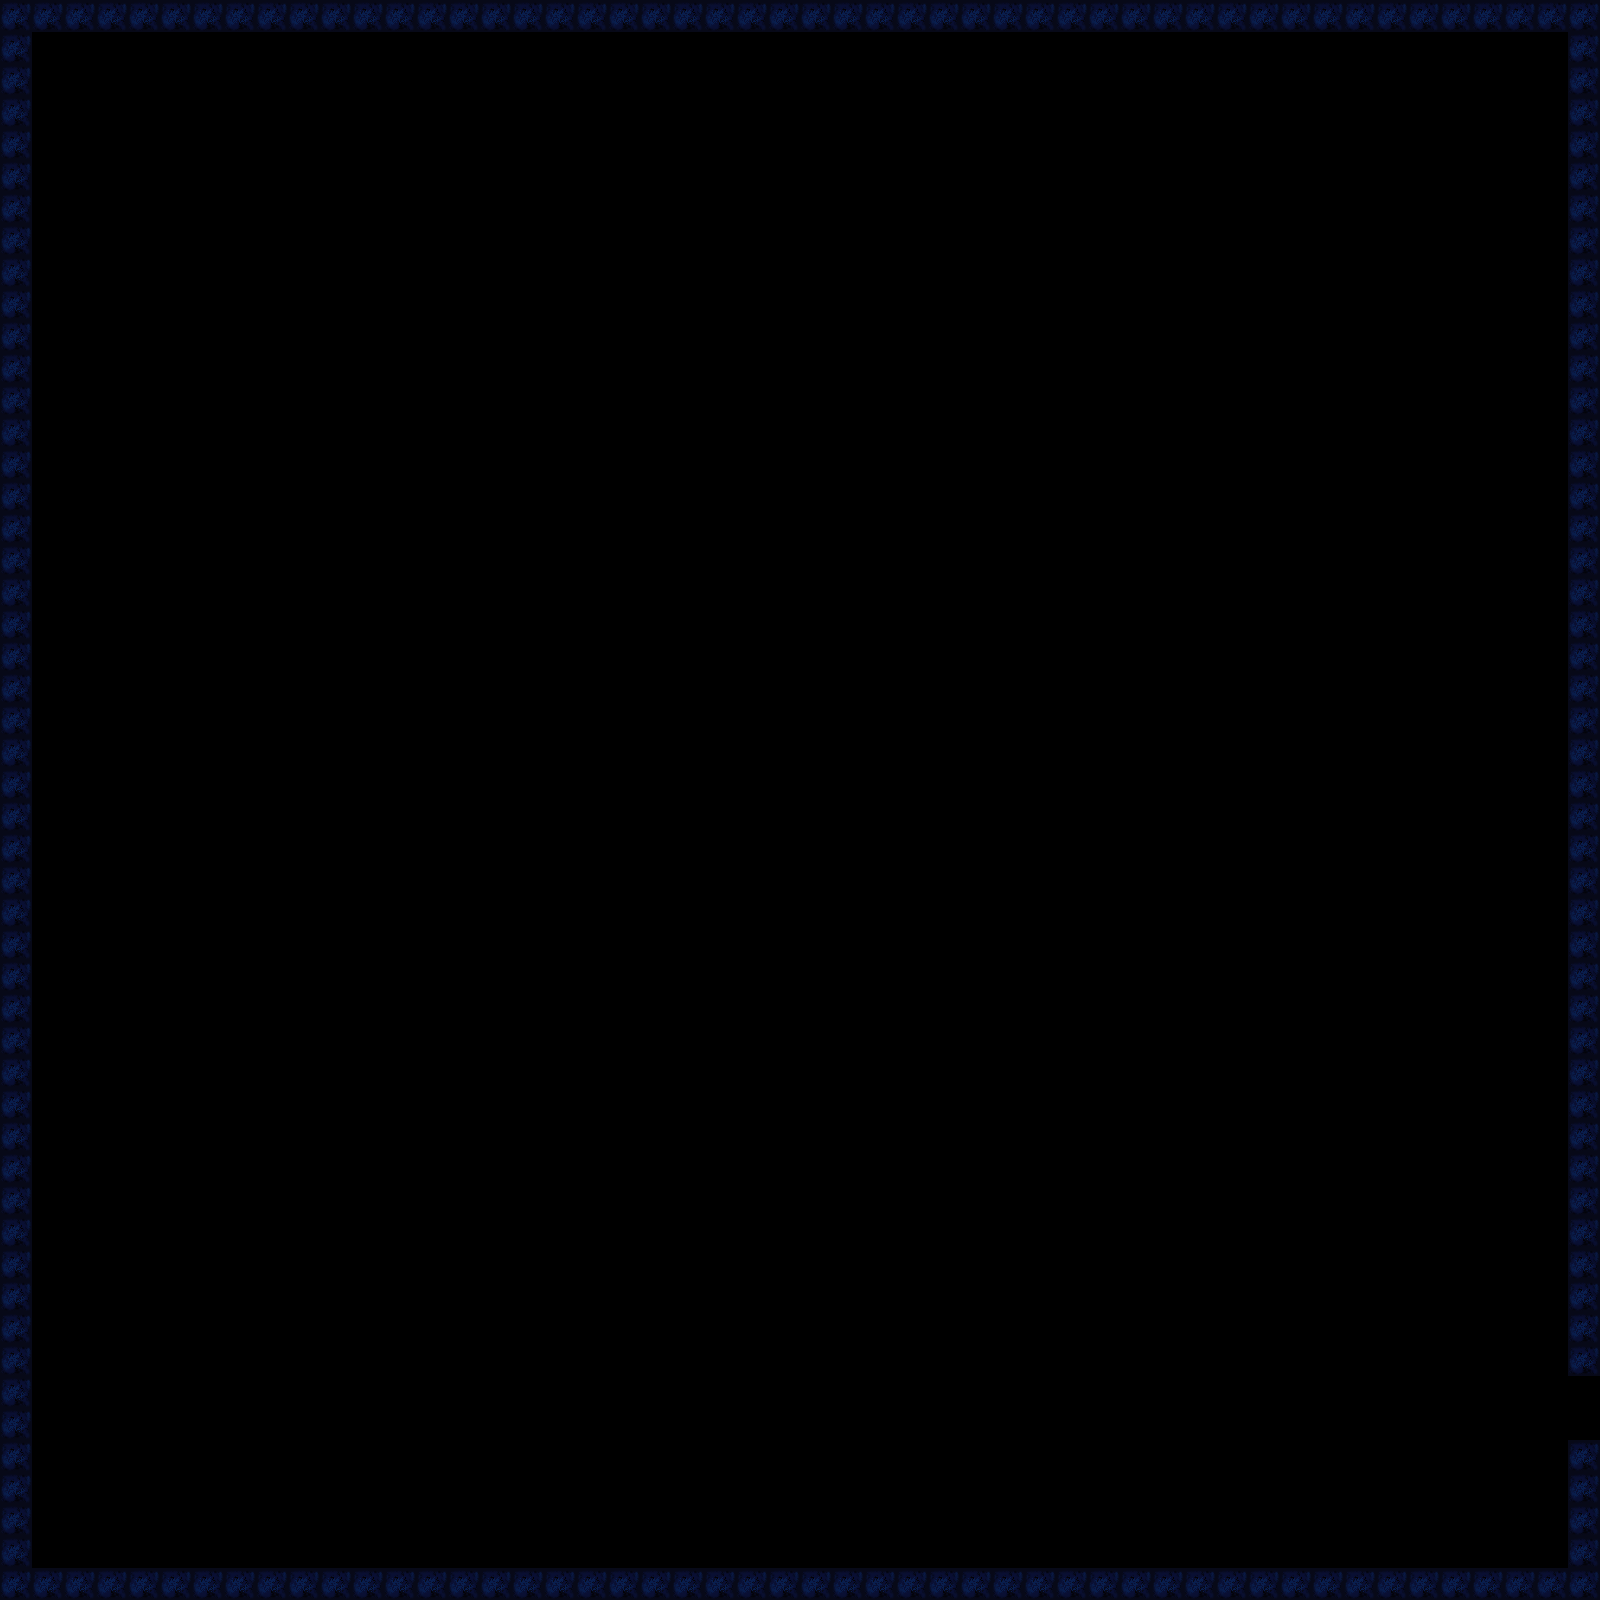

Below is a game level as drawn by its tile map, then a one-line description and the .tmx file that defines it, in full:
An orthogonal 50x50 tile map with 32x32 px tiles, 1 tile layer (Ground) and 6 objects (Pirahna, multiPirahna, spikePirahna, urchin, Lever, ...).

<map version="1.10" tiledversion="1.10.2" orientation="orthogonal" renderorder="right-down" width="50" height="50" tilewidth="32" tileheight="32" infinite="0" nextlayerid="3" nextobjectid="29">
 <editorsettings>
  <export target="../maps/prototype.tmj" format="json" />
 </editorsettings>
 <tileset firstgid="1" name="AquaTile" tilewidth="32" tileheight="32" tilecount="1" columns="1">
  <image source="../sampleTile.png" width="32" height="32" />
  <tile id="0">
   <properties>
    <property name="collides" type="bool" value="true" />
   </properties>
  </tile>
 </tileset>
 <layer id="1" name="Ground" width="50" height="50">
  <data encoding="csv">
1,1,1,1,1,1,1,1,1,1,1,1,1,1,1,1,1,1,1,1,1,1,1,1,1,1,1,1,1,1,1,1,1,1,1,1,1,1,1,1,1,1,1,1,1,1,1,1,1,1,
1,0,0,0,0,0,0,0,0,0,0,0,0,0,0,0,0,0,0,0,0,0,0,0,0,0,0,0,0,0,0,0,0,0,0,0,0,0,0,0,0,0,0,0,0,0,0,0,0,1,
1,0,0,0,0,0,0,0,0,0,0,0,0,0,0,0,0,0,0,0,0,0,0,0,0,0,0,0,0,0,0,0,0,0,0,0,0,0,0,0,0,0,0,0,0,0,0,0,0,1,
1,0,0,0,0,0,0,0,0,0,0,0,0,0,0,0,0,0,0,0,0,0,0,0,0,0,0,0,0,0,0,0,0,0,0,0,0,0,0,0,0,0,0,0,0,0,0,0,0,1,
1,0,0,0,0,0,0,0,0,0,0,0,0,0,0,0,0,0,0,0,0,0,0,0,0,0,0,0,0,0,0,0,0,0,0,0,0,0,0,0,0,0,0,0,0,0,0,0,0,1,
1,0,0,0,0,0,0,0,0,0,0,0,0,0,0,0,0,0,0,0,0,0,0,0,0,0,0,0,0,0,0,0,0,0,0,0,0,0,0,0,0,0,0,0,0,0,0,0,0,1,
1,0,0,0,0,0,0,0,0,0,0,0,0,0,0,0,0,0,0,0,0,0,0,0,0,0,0,0,0,0,0,0,0,0,0,0,0,0,0,0,0,0,0,0,0,0,0,0,0,1,
1,0,0,0,0,0,0,0,0,0,0,0,0,0,0,0,0,0,0,0,0,0,0,0,0,0,0,0,0,0,0,0,0,0,0,0,0,0,0,0,0,0,0,0,0,0,0,0,0,1,
1,0,0,0,0,0,0,0,0,0,0,0,0,0,0,0,0,0,0,0,0,0,0,0,0,0,0,0,0,0,0,0,0,0,0,0,0,0,0,0,0,0,0,0,0,0,0,0,0,1,
1,0,0,0,0,0,0,0,0,0,0,0,0,0,0,0,0,0,0,0,0,0,0,0,0,0,0,0,0,0,0,0,0,0,0,0,0,0,0,0,0,0,0,0,0,0,0,0,0,1,
1,0,0,0,0,0,0,0,0,0,0,0,0,0,0,0,0,0,0,0,0,0,0,0,0,0,0,0,0,0,0,0,0,0,0,0,0,0,0,0,0,0,0,0,0,0,0,0,0,1,
1,0,0,0,0,0,0,0,0,0,0,0,0,0,0,0,0,0,0,0,0,0,0,0,0,0,0,0,0,0,0,0,0,0,0,0,0,0,0,0,0,0,0,0,0,0,0,0,0,1,
1,0,0,0,0,0,0,0,0,0,0,0,0,0,0,0,0,0,0,0,0,0,0,0,0,0,0,0,0,0,0,0,0,0,0,0,0,0,0,0,0,0,0,0,0,0,0,0,0,1,
1,0,0,0,0,0,0,0,0,0,0,0,0,0,0,0,0,0,0,0,0,0,0,0,0,0,0,0,0,0,0,0,0,0,0,0,0,0,0,0,0,0,0,0,0,0,0,0,0,1,
1,0,0,0,0,0,0,0,0,0,0,0,0,0,0,0,0,0,0,0,0,0,0,0,0,0,0,0,0,0,0,0,0,0,0,0,0,0,0,0,0,0,0,0,0,0,0,0,0,1,
1,0,0,0,0,0,0,0,0,0,0,0,0,0,0,0,0,0,0,0,0,0,0,0,0,0,0,0,0,0,0,0,0,0,0,0,0,0,0,0,0,0,0,0,0,0,0,0,0,1,
1,0,0,0,0,0,0,0,0,0,0,0,0,0,0,0,0,0,0,0,0,0,0,0,0,0,0,0,0,0,0,0,0,0,0,0,0,0,0,0,0,0,0,0,0,0,0,0,0,1,
1,0,0,0,0,0,0,0,0,0,0,0,0,0,0,0,0,0,0,0,0,0,0,0,0,0,0,0,0,0,0,0,0,0,0,0,0,0,0,0,0,0,0,0,0,0,0,0,0,1,
1,0,0,0,0,0,0,0,0,0,0,0,0,0,0,0,0,0,0,0,0,0,0,0,0,0,0,0,0,0,0,0,0,0,0,0,0,0,0,0,0,0,0,0,0,0,0,0,0,1,
1,0,0,0,0,0,0,0,0,0,0,0,0,0,0,0,0,0,0,0,0,0,0,0,0,0,0,0,0,0,0,0,0,0,0,0,0,0,0,0,0,0,0,0,0,0,0,0,0,1,
1,0,0,0,0,0,0,0,0,0,0,0,0,0,0,0,0,0,0,0,0,0,0,0,0,0,0,0,0,0,0,0,0,0,0,0,0,0,0,0,0,0,0,0,0,0,0,0,0,1,
1,0,0,0,0,0,0,0,0,0,0,0,0,0,0,0,0,0,0,0,0,0,0,0,0,0,0,0,0,0,0,0,0,0,0,0,0,0,0,0,0,0,0,0,0,0,0,0,0,1,
1,0,0,0,0,0,0,0,0,0,0,0,0,0,0,0,0,0,0,0,0,0,0,0,0,0,0,0,0,0,0,0,0,0,0,0,0,0,0,0,0,0,0,0,0,0,0,0,0,1,
1,0,0,0,0,0,0,0,0,0,0,0,0,0,0,0,0,0,0,0,0,0,0,0,0,0,0,0,0,0,0,0,0,0,0,0,0,0,0,0,0,0,0,0,0,0,0,0,0,1,
1,0,0,0,0,0,0,0,0,0,0,0,0,0,0,0,0,0,0,0,0,0,0,0,0,0,0,0,0,0,0,0,0,0,0,0,0,0,0,0,0,0,0,0,0,0,0,0,0,1,
1,0,0,0,0,0,0,0,0,0,0,0,0,0,0,0,0,0,0,0,0,0,0,0,0,0,0,0,0,0,0,0,0,0,0,0,0,0,0,0,0,0,0,0,0,0,0,0,0,1,
1,0,0,0,0,0,0,0,0,0,0,0,0,0,0,0,0,0,0,0,0,0,0,0,0,0,0,0,0,0,0,0,0,0,0,0,0,0,0,0,0,0,0,0,0,0,0,0,0,1,
1,0,0,0,0,0,0,0,0,0,0,0,0,0,0,0,0,0,0,0,0,0,0,0,0,0,0,0,0,0,0,0,0,0,0,0,0,0,0,0,0,0,0,0,0,0,0,0,0,1,
1,0,0,0,0,0,0,0,0,0,0,0,0,0,0,0,0,0,0,0,0,0,0,0,0,0,0,0,0,0,0,0,0,0,0,0,0,0,0,0,0,0,0,0,0,0,0,0,0,1,
1,0,0,0,0,0,0,0,0,0,0,0,0,0,0,0,0,0,0,0,0,0,0,0,0,0,0,0,0,0,0,0,0,0,0,0,0,0,0,0,0,0,0,0,0,0,0,0,0,1,
1,0,0,0,0,0,0,0,0,0,0,0,0,0,0,0,0,0,0,0,0,0,0,0,0,0,0,0,0,0,0,0,0,0,0,0,0,0,0,0,0,0,0,0,0,0,0,0,0,1,
1,0,0,0,0,0,0,0,0,0,0,0,0,0,0,0,0,0,0,0,0,0,0,0,0,0,0,0,0,0,0,0,0,0,0,0,0,0,0,0,0,0,0,0,0,0,0,0,0,1,
1,0,0,0,0,0,0,0,0,0,0,0,0,0,0,0,0,0,0,0,0,0,0,0,0,0,0,0,0,0,0,0,0,0,0,0,0,0,0,0,0,0,0,0,0,0,0,0,0,1,
1,0,0,0,0,0,0,0,0,0,0,0,0,0,0,0,0,0,0,0,0,0,0,0,0,0,0,0,0,0,0,0,0,0,0,0,0,0,0,0,0,0,0,0,0,0,0,0,0,1,
1,0,0,0,0,0,0,0,0,0,0,0,0,0,0,0,0,0,0,0,0,0,0,0,0,0,0,0,0,0,0,0,0,0,0,0,0,0,0,0,0,0,0,0,0,0,0,0,0,1,
1,0,0,0,0,0,0,0,0,0,0,0,0,0,0,0,0,0,0,0,0,0,0,0,0,0,0,0,0,0,0,0,0,0,0,0,0,0,0,0,0,0,0,0,0,0,0,0,0,1,
1,0,0,0,0,0,0,0,0,0,0,0,0,0,0,0,0,0,0,0,0,0,0,0,0,0,0,0,0,0,0,0,0,0,0,0,0,0,0,0,0,0,0,0,0,0,0,0,0,1,
1,0,0,0,0,0,0,0,0,0,0,0,0,0,0,0,0,0,0,0,0,0,0,0,0,0,0,0,0,0,0,0,0,0,0,0,0,0,0,0,0,0,0,0,0,0,0,0,0,1,
1,0,0,0,0,0,0,0,0,0,0,0,0,0,0,0,0,0,0,0,0,0,0,0,0,0,0,0,0,0,0,0,0,0,0,0,0,0,0,0,0,0,0,0,0,0,0,0,0,1,
1,0,0,0,0,0,0,0,0,0,0,0,0,0,0,0,0,0,0,0,0,0,0,0,0,0,0,0,0,0,0,0,0,0,0,0,0,0,0,0,0,0,0,0,0,0,0,0,0,1,
1,0,0,0,0,0,0,0,0,0,0,0,0,0,0,0,0,0,0,0,0,0,0,0,0,0,0,0,0,0,0,0,0,0,0,0,0,0,0,0,0,0,0,0,0,0,0,0,0,1,
1,0,0,0,0,0,0,0,0,0,0,0,0,0,0,0,0,0,0,0,0,0,0,0,0,0,0,0,0,0,0,0,0,0,0,0,0,0,0,0,0,0,0,0,0,0,0,0,0,1,
1,0,0,0,0,0,0,0,0,0,0,0,0,0,0,0,0,0,0,0,0,0,0,0,0,0,0,0,0,0,0,0,0,0,0,0,0,0,0,0,0,0,0,0,0,0,0,0,0,1,
1,0,0,0,0,0,0,0,0,0,0,0,0,0,0,0,0,0,0,0,0,0,0,0,0,0,0,0,0,0,0,0,0,0,0,0,0,0,0,0,0,0,0,0,0,0,0,0,0,0,
1,0,0,0,0,0,0,0,0,0,0,0,0,0,0,0,0,0,0,0,0,0,0,0,0,0,0,0,0,0,0,0,0,0,0,0,0,0,0,0,0,0,0,0,0,0,0,0,0,0,
1,0,0,0,0,0,0,0,0,0,0,0,0,0,0,0,0,0,0,0,0,0,0,0,0,0,0,0,0,0,0,0,0,0,0,0,0,0,0,0,0,0,0,0,0,0,0,0,0,1,
1,0,0,0,0,0,0,0,0,0,0,0,0,0,0,0,0,0,0,0,0,0,0,0,0,0,0,0,0,0,0,0,0,0,0,0,0,0,0,0,0,0,0,0,0,0,0,0,0,1,
1,0,0,0,0,0,0,0,0,0,0,0,0,0,0,0,0,0,0,0,0,0,0,0,0,0,0,0,0,0,0,0,0,0,0,0,0,0,0,0,0,0,0,0,0,0,0,0,0,1,
1,0,0,0,0,0,0,0,0,0,0,0,0,0,0,0,0,0,0,0,0,0,0,0,0,0,0,0,0,0,0,0,0,0,0,0,0,0,0,0,0,0,0,0,0,0,0,0,0,1,
1,1,1,1,1,1,1,1,1,1,1,1,1,1,1,1,1,1,1,1,1,1,1,1,1,1,1,1,1,1,1,1,1,1,1,1,1,1,1,1,1,1,1,1,1,1,1,1,1,1
</data>
 </layer>
 <objectgroup id="2" name="ObjectLayer">
  <object id="13" name="Pirahna" x="1690" y="784">
   <properties>
    <property name="Rotation" type="int" value="0" />
   </properties>
   <point />
  </object>
  <object id="21" name="multiPirahna" x="1664" y="156">
   <properties>
    <property name="Rotation" type="int" value="90" />
   </properties>
   <point />
  </object>
  <object id="23" name="spikePirahna" x="1662" y="282">
   <properties>
    <property name="Rotation" type="int" value="90" />
   </properties>
   <point />
  </object>
  <object id="25" name="urchin" x="1757" y="1075.33">
   <point />
  </object>
  <object id="26" name="Lever" x="1957.67" y="1280">
   <properties>
    <property name="Rotation" type="int" value="180" />
   </properties>
   <point />
  </object>
  <object id="27" name="Door" x="1824.67" y="1579.67">
   <properties>
    <property name="Lever" type="object" value="26" />
   </properties>
   <point />
  </object>
 </objectgroup>
</map>
